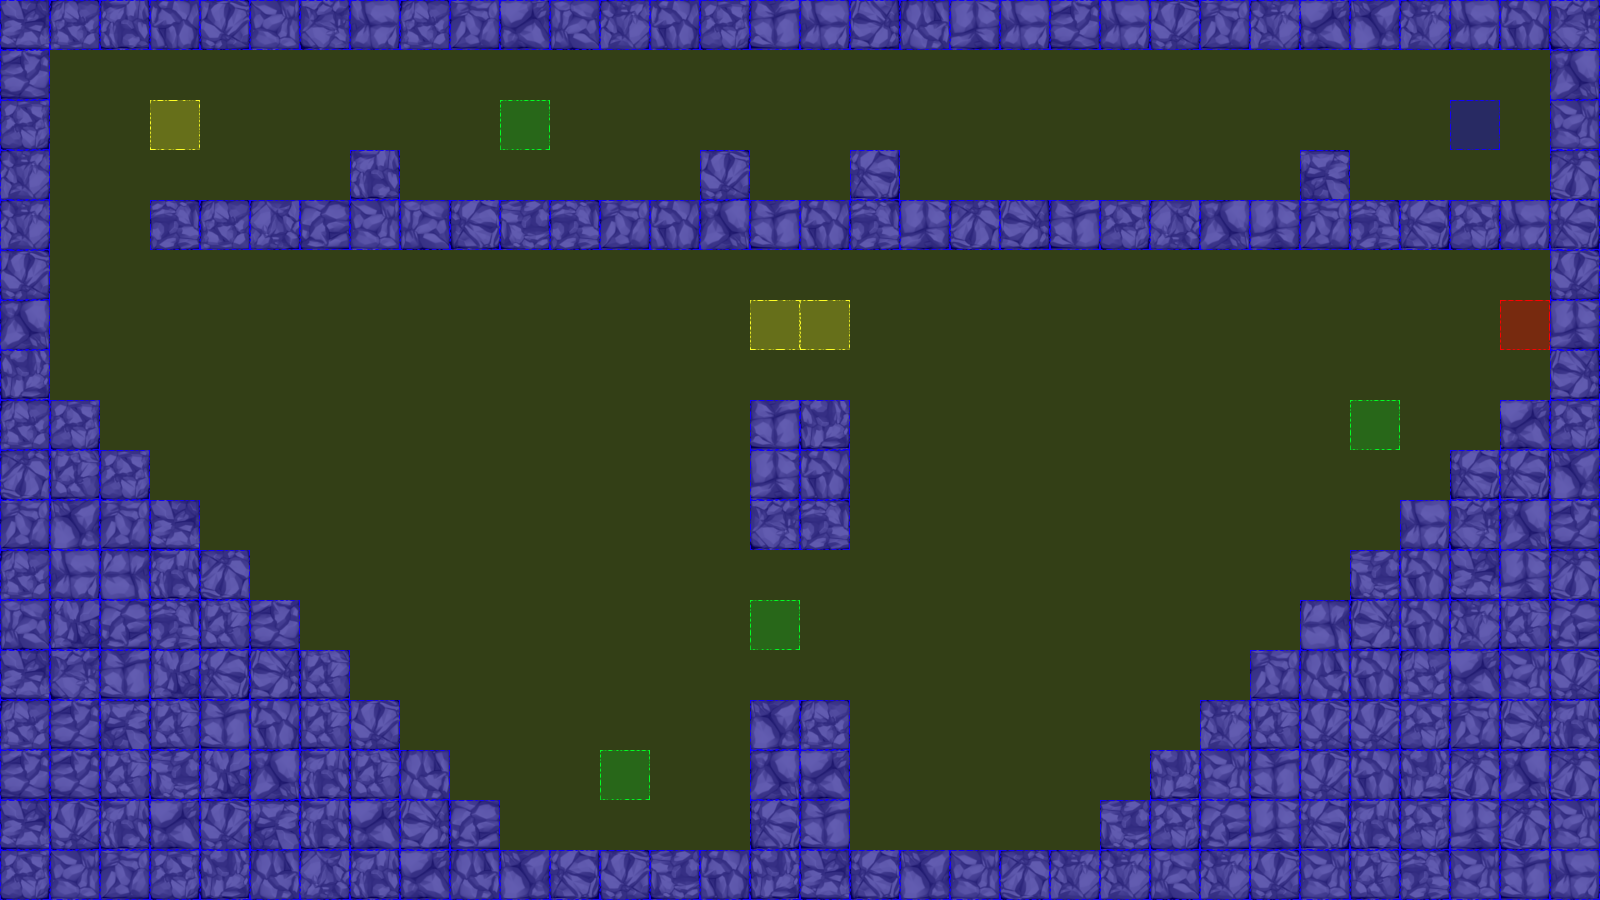

Rendered tile map (Tiled .tmx) drawn with the repository's tilesets; below, a short description and the map source with its tile grids summarised:
An orthogonal 32x18 tile map with 50x50 px tiles, 3 tile layers (terrain, collision, event), 2 tilesets.

<map version="1.0" orientation="orthogonal" renderorder="left-up" width="32" height="18" tilewidth="50" tileheight="50" nextobjectid="3">
 <tileset firstgid="1" name="dungeonTile.png" tilewidth="50" tileheight="50" tilecount="64" columns="8">
  <image source="tiles/dungeonTile.png" width="400" height="400" />
 </tileset>
 <tileset firstgid="65" name="collisionTile" tilewidth="50" tileheight="50" tilecount="12" columns="3">
  <image source="tiles/collisionTile.png" width="150" height="200" />
 </tileset>
 <layer name="terrain" width="32" height="18">
  <data>[576 cells, 230 non-empty, 35 distinct tile ids]</data>
 </layer>
 <layer name="collision" width="32" height="18">
  <data>[576 cells, 576 non-empty, 2 distinct tile ids]</data>
 </layer>
 <layer name="event" width="32" height="18">
  <data>[576 cells, 9 non-empty, 4 distinct tile ids]</data>
 </layer>
</map>
